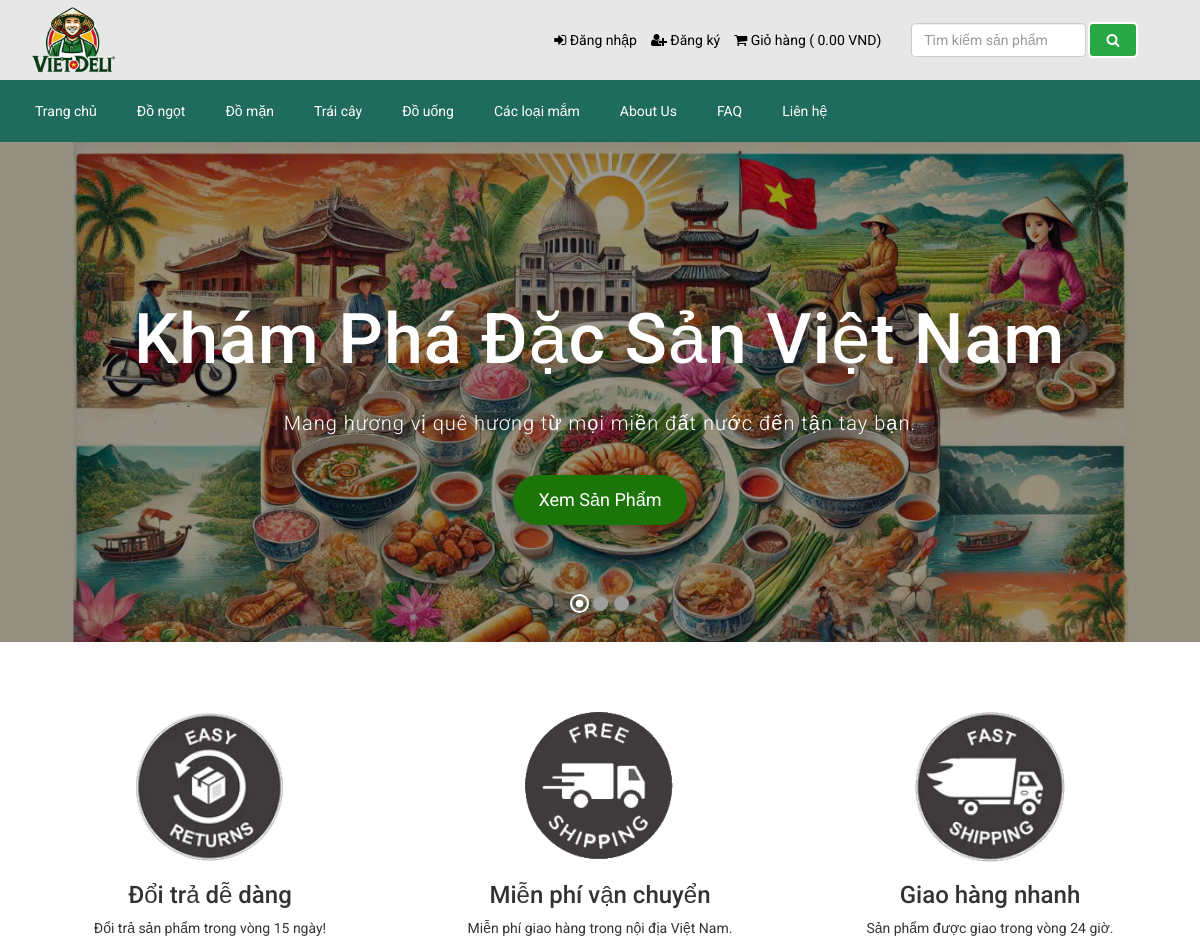
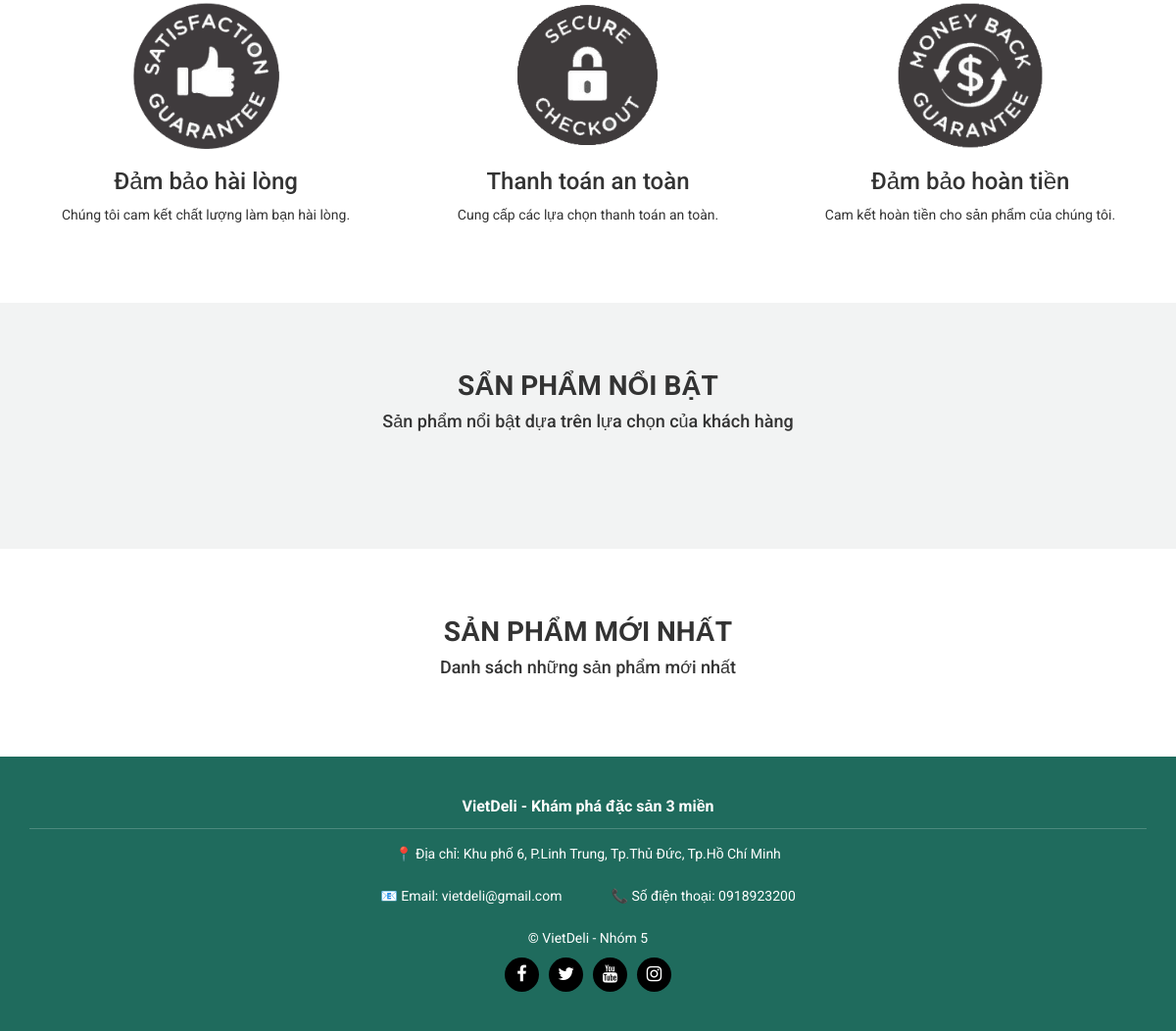
Screenshot of / (signed in) with the database file from the repository (2 pictures, top to bottom).
### tables this page shows
CREATE TABLE `table_settings` (
  `id` int(11) NOT NULL,
  `logo` text NOT NULL,
  `favicon` text NOT NULL,
  `footer_about` text NOT NULL,
  `footer_copyright` text NOT NULL,
  `contact_address` text NOT NULL,
  `contact_email` text NOT NULL,
  `contact_phone` text NOT NULL,
  `contact_map_iframe` text NOT NULL,
  `receive_email` text NOT NULL,
  `receive_email_subject` text NOT NULL,
  `receive_email_thank_you_message` text NOT NULL,
  `forget_password_message` text NOT NULL,
  `total_latest_product` int(11) NOT NULL,
  `total_popular_product` int(11) NOT NULL,
  `total_featured_product` int(11) NOT NULL,
  `meta_title` text NOT NULL,
  `banner_login` text NOT NULL,
  `banner_registration` text NOT NULL,
  `banner_forget_password` text NOT NULL,
  `banner_reset_password` text NOT NULL,
  `banner_search` text NOT NULL,
  `banner_cart` text NOT NULL,
  `banner_checkout` text NOT NULL,
  `banner_product_category` text NOT NULL,
  `cta_title` text NOT NULL,
  `cta_content` text NOT NULL,
  `cta_read_more_text` text NOT NULL,
  `cta_read_more_url` text NOT NULL,
  `cta_photo` text NOT NULL,
  `latest_product_title` text NOT NULL,
  `latest_product_subtitle` text NOT NULL,
  `popular_product_title` text NOT NULL,
  `popular_product_subtitle` text NOT NULL,
  `bank_public_key` text NOT NULL,
  `bank_secret_key` text NOT NULL,
  `bank_detail` text NOT NULL,
  `before_head` text NOT NULL,
  `after_body` text NOT NULL,
  `before_body` text NOT NULL,
  `service_on_off` int(11) NOT NULL,
  `latest_product_on_off` int(11) NOT NULL,
  `popular_product_on_off` int(11) NOT NULL
);

CREATE TABLE `table_top_category` (
  `tcat_id` int(11) NOT NULL,
  `tcat_name` text NOT NULL,
  `show_on_menu` int(1) NOT NULL
);

CREATE TABLE `table_page` (
  `id` int(11) NOT NULL,
  `about_title` text NOT NULL,
  `about_content` text NOT NULL,
  `about_banner` text NOT NULL,
  `about_meta_title` text NOT NULL,
  `faq_title` text NOT NULL,
  `faq_banner` text NOT NULL,
  `faq_meta_title` text NOT NULL,
  `contact_title` text NOT NULL,
  `contact_banner` text NOT NULL,
  `contact_meta_title` text NOT NULL,
  `pgallery_title` text NOT NULL,
  `pgallery_banner` text NOT NULL,
  `pgallery_meta_title` text NOT NULL
);

CREATE TABLE `table_slider` (
  `id` int(11) NOT NULL,
  `photo` text NOT NULL,
  `heading` text NOT NULL,
  `content` text NOT NULL,
  `button_text` text NOT NULL,
  `button_url` text NOT NULL,
  `position` text NOT NULL
);

CREATE TABLE `table_service` (
  `id` int(11) NOT NULL,
  `title` text NOT NULL,
  `content` text NOT NULL,
  `photo` text NOT NULL
);

CREATE TABLE `table_social` (
  `social_id` int(11) NOT NULL,
  `social_name` varchar(30) NOT NULL,
  `social_url` text NOT NULL,
  `social_icon` varchar(30) NOT NULL
);

### index.php (the view, shortened to what the rows shown need)
<?php require_once('header.php'); ?>
<?php
$query = $pdo->prepare("SELECT * FROM table_settings WHERE id=1");
$query->execute();
$result = $query->fetchAll(PDO::FETCH_ASSOC);
foreach ($result as $row) {
    $latest_product_title = $row['latest_product_title'];
    $latest_product_subtitle = $row['latest_product_subtitle'];
    $popular_product_title = $row['popular_product_title'];
    $popular_product_subtitle = $row['popular_product_subtitle'];
    $service_on_off = $row['service_on_off'];
    $latest_product_on_off = $row['latest_product_on_off'];
    $popular_product_on_off = $row['popular_product_on_off'];
}
?>
<div id="bootstrap-touch-slider" class="carousel bs-slider fade control-round indicators-line" data-ride="carousel"
    data-pause="hover" data-interval="false">
    <ol class="carousel-indicators">
        <?php
        $i = 0;
        $query = $pdo->prepare("SELECT * FROM table_slider");
        $query->execute();
        $result = $query->fetchAll(PDO::FETCH_ASSOC);
        foreach ($result as $row) {
        ?>
        <li data-target="#bootstrap-touch-slider" data-slide-to="<?php echo $i; ?>" <?php if ($i == 0) {
                                                                                            echo 'class="active"';
                                                                                        } ?>></li>
        <?php
            $i++;
        }
        ?>
    </ol>
    <div class="carousel-inner" role="listbox">
        <?php
        $i = 0;
        $query = $pdo->prepare("SELECT * FROM table_slider");
        $query->execute();
        $result = $query->fetchAll(PDO::FETCH_ASSOC);
        foreach ($result as $row) {
        ?>
        <div class="item <?php if ($i == 0) {
                                    echo 'active';
                                } ?>" style="background-image:url(assets/uploads/<?php echo $row['photo']; ?>);">
            <div class="bs-slider-overlay"></div>
            <div class="container">
                <div class="row">
                    <div class="slide-text <?php if ($row['position'] == 'Left') {
                                                    echo 'slide_style_left';
                                                } elseif ($row['position'] == 'Center') {
                                                    echo 'slide_style_center';
                                                } elseif ($row['position'] == 'Right') {
                                                    echo 'slide_style_right';
                                                } ?>">
                        <h1 data-animation="animated <?php if ($row['position'] == 'Left') {
                                                                echo 'zoomInLeft';
                                                            } elseif ($row['position'] == 'Center') {
                                                                echo 'flipInX';
                                                            } elseif ($row['position'] == 'Right') {
                                                                echo 'zoomInRight';
                                                            } ?>">
                            <?php echo $row['heading']; ?></h1>
                        <p data-animation="animated <?php if ($row['position'] == 'Left') {
                                                            echo 'fadeInLeft';
                                                        } elseif ($row['position'] == 'Center') {
                                                            echo 'fadeInDown';
                                                        } elseif ($row['position'] == 'Right') {
                                                            echo 'fadeInRight';
                                                        } ?>">
                            <?php echo nl2br($row['content']); ?></p>
                        <a href="<?php echo $row['button_url']; ?>" target="_blank" class="btn btn-slider"
                            data-animation="animated <?php if ($row['position'] == 'Left') {
                                                                echo 'fadeInLeft';
                                                            } elseif ($row['position'] == 'Center') {
                                                                echo 'fadeInDown';
                                                            } elseif ($row['position'] == 'Right') {
                                                                echo 'fadeInRight';
                                                            } ?>"><?php echo $row['button_text']; ?></a>
                    </div>
                </div>
            </div>
        </div>
        <?php
            $i++;
        }
        ?>
    </div>
</div>
<?php if ($service_on_off == 1): ?>
<div class="service pt_70 pb_70">
    <div class="container">
        <div class="row">
            <?php
                $query = $pdo->prepare("SELECT * FROM table_service");
                $query->execute();
                $result = $query->fetchAll(PDO::FETCH_ASSOC);
                foreach ($result as $row) {
                ?>
            <div class="col-md-4">
                <div class="item">
                    <div class="photo"><img src="assets/uploads/<?php echo $row['photo']; ?>" width="150px"
                            alt="<?php echo $row['title']; ?>"></div>
                    <h3><?php echo $row['title']; ?></h3>
                    <p>
                        <?php echo nl2br($row['content']); ?>
                    </p>
                </div>
            </div>
            <?php
                }
                ?>
        </div>
    </div>
</div>
<?php endif; ?>
<?php if ($popular_product_on_off == 1): ?>
<div class="product bg-gray pt_70 pb_70">
    <div class="container">
        <div class="row">
            <div class="col-md-12">
                <div class="headline">
                    <h2><?php echo $popular_product_title; ?></h2>
                    <h3><?php echo $popular_product_subtitle; ?></h3>
                </div>
            </div>
        </div>
        <div class="row">
            <div class="col-md-12">
            </div>
        </div>
    </div>
</div>
<?php endif; ?>
<?php if ($latest_product_on_off == 1): ?>
<div class="product pt_70 pb_30">
    <div class="container">
        <div class="row">
            <div class="col-md-12">
                <div class="headline">
                    <h2><?php echo $latest_product_title; ?></h2>
                    <h3><?php echo $latest_product_subtitle; ?></h3>
                </div>
            </div>
        </div>
        <div class="row">
            <div class="col-md-12">
            </div>
        </div>
    </div>
</div>
<?php endif; ?>
<?php require_once('footer.php'); ?>
<?php require_once('footer.php'); ?>

### header.php (shortened to what the rows shown need)
<?php
include("admin/inc/config.php");
$query = $pdo->prepare("SELECT * FROM table_settings WHERE id=1");
$query->execute();
$result = $query->fetchAll(PDO::FETCH_ASSOC);
foreach ($result as $row) {
    $logo = $row['logo'];
}
?>
<!DOCTYPE html>
<html lang="en">
<head>
    <link rel="stylesheet" href="assets/css/bootstrap.min.css">
    <link rel="stylesheet" href="assets/css/font-awesome.min.css">
    <link rel="stylesheet" href="assets/css/owl.carousel.min.css">
    <link rel="stylesheet" href="assets/css/owl.theme.default.min.css">
    <link rel="stylesheet" href="assets/css/jquery.bxslider.min.css">
    <link rel="stylesheet" href="assets/css/magnific-popup.css">
    <link rel="stylesheet" href="assets/css/rating.css">
    <link rel="stylesheet" href="assets/css/spacing.css">
    <link rel="stylesheet" href="assets/css/bootstrap-touch-slider.css">
    <link rel="stylesheet" href="assets/css/animate.min.css">
    <link rel="stylesheet" href="assets/css/tree-menu.css">
    <link rel="stylesheet" href="assets/css/select2.min.css">
    <link rel="stylesheet" href="assets/css/main.css">
    <link rel="stylesheet" href="assets/css/responsive.css">
    <?php
    $query = $pdo->prepare("SELECT * FROM table_page WHERE id=1");
    $query->execute();
    $result = $query->fetchAll(PDO::FETCH_ASSOC);
    ?>
</head>
<body>
    <div class="header">
        <div class="container">
            <div class="row inner">
                <div class="col-md-4 logo">
                    <a href="index.php"><img src="assets/uploads/<?php echo $logo; ?>" alt="logo image"></a>
                </div>
            </div>
        </div>
    </div>
    <div class="nav">
        <div class="container">
            <div class="row">
                <div class="col-md-12 pl_0 pr_0">
                    <div class="menu-container">
                        <div class="menu">
                            <ul>
                                <?php
                                $query = $pdo->prepare("SELECT * FROM table_top_category WHERE show_on_menu=1");
                                $query->execute();
                                $result = $query->fetchAll(PDO::FETCH_ASSOC);
                                foreach ($result as $row) {
                                ?>
                                    <li><a
                                            href="product-category.php?id=<?php echo $row['tcat_id']; ?>&type=top-category"><?php echo $row['tcat_name']; ?></a>
                                    </li>
                                <?php
                                }
                                ?>
                                <?php
                                $query = $pdo->prepare("SELECT * FROM table_page WHERE id=1");
                                $query->execute();
                                $result = $query->fetchAll(PDO::FETCH_ASSOC);
                                foreach ($result as $row) {
                                    $about_title = $row['about_title'];
                                    $faq_title = $row['faq_title'];
                                    $contact_title = $row['contact_title'];
                                }
                                ?>
                                <li><a href="about.php"><?php echo $about_title; ?></a></li>
                                <li><a href="faq.php"><?php echo $faq_title; ?></a></li>
                                <li><a href="contact.php"><?php echo $contact_title; ?></a></li>
                            </ul>
                        </div>
                    </div>
                </div>
            </div>
        </div>
    </div>
</body>

### footer.php (shortened to what the rows shown need)
<?php require_once('header.php'); ?>
<?php
$query = $pdo->prepare("SELECT * FROM table_settings WHERE id=1");
$query->execute();
$result = $query->fetchAll(PDO::FETCH_ASSOC);
foreach ($result as $row) {
    $footer_about = $row['footer_about'];
    $contact_email = $row['contact_email'];
    $contact_phone = $row['contact_phone'];
    $contact_address = $row['contact_address'];
    $footer_copyright = $row['footer_copyright'];
}
?>
<div class="footer-bottom">
    <div class="container">
        <div class="footer-top">
            <?php echo str_replace(['<p>', '</p>'], '', $footer_about); ?>
        </div>
        <div class="footer-info">
            <p>📍 Địa chỉ: <?php echo htmlspecialchars($contact_address); ?></p>
        </div>
        <div class="footer-info">
            <div class="footer-item">
                <p>📧 Email: <?php echo htmlspecialchars($contact_email); ?></p>
            </div>
            <div class="footer-item">
                <p>📞 Số điện thoại: <?php echo htmlspecialchars($contact_phone); ?></p>
            </div>
        </div>
        <div class="footer-bottom-info">
            <p>© <?php echo htmlspecialchars($footer_copyright); ?></p>
            <ul class="social">
                <?php
                $query = $pdo->prepare("SELECT * FROM table_social");
                $query->execute();
                $result = $query->fetchAll(PDO::FETCH_ASSOC);
                foreach ($result as $row) {
                ?>
                <?php if ($row['social_url'] != ''): ?>
                <li><a href="<?php echo $row['social_url']; ?>"><i class="<?php echo $row['social_icon']; ?>"></i></a>
                </li>
                <?php endif; ?>
                <?php
                }
                ?>
            </ul>
        </div>
    </div>

### rows the page displays
table_settings: logo (picture), popular_product_title "SẨN PHẨM NỔI BẬT", popular_product_subtitle "Sản phẩm nổi bật dựa trên lựa chọn của khách hàng", latest_product_title "SẢN PHẨM MỚI NHẤT", latest_product_subtitle "Danh sách những sản phẩm mới nhất", footer_about "VietDeli - Khám phá đặc sản 3 miền", contact_address "Khu phố 6, P.Linh Trung, Tp.Thủ Đức, Tp.Hồ Chí Minh", contact_email "vietdeli@gmail.com", contact_phone "0918923200", footer_copyright "VietDeli - Nhóm 5"
table_top_category: tcat_name "Đồ ngọt"
table_top_category: tcat_name "Đồ mặn"
table_top_category: tcat_name "Trái cây"
table_top_category: tcat_name "Đồ uống"
table_top_category: tcat_name "Các loại mắm"
table_page: about_title "About Us", faq_title "FAQ", contact_title "Liên hệ"
table_slider: photo (picture), heading "Khám Phá Đặc Sản Việt Nam", content "Mang hương vị quê hương từ mọi miền đất nước đến tận tay bạn.", button_text "Xem Sản Phẩm"
table_service: photo (picture), title "Đổi trả dễ dàng", content "Đổi trả sản phẩm trong vòng 15 ngày!"
table_service: photo (picture), title "Miễn phí vận chuyển", content "Miễn phí giao hàng trong nội địa Việt Nam."
table_service: photo (picture), title "Giao hàng nhanh", content "Sản phẩm được giao trong vòng 24 giờ."
table_service: photo (picture), title "Đảm bảo hài lòng", content "Chúng tôi cam kết chất lượng làm bạn hài lòng."
table_service: photo (picture), title "Thanh toán an toàn", content "Cung cấp các lựa chọn thanh toán an toàn."
table_service: photo (picture), title "Đảm bảo hoàn tiền", content "Cam kết hoàn tiền cho sản phẩm của chúng tôi."

### other values shown
$table_total_price "0.00"
